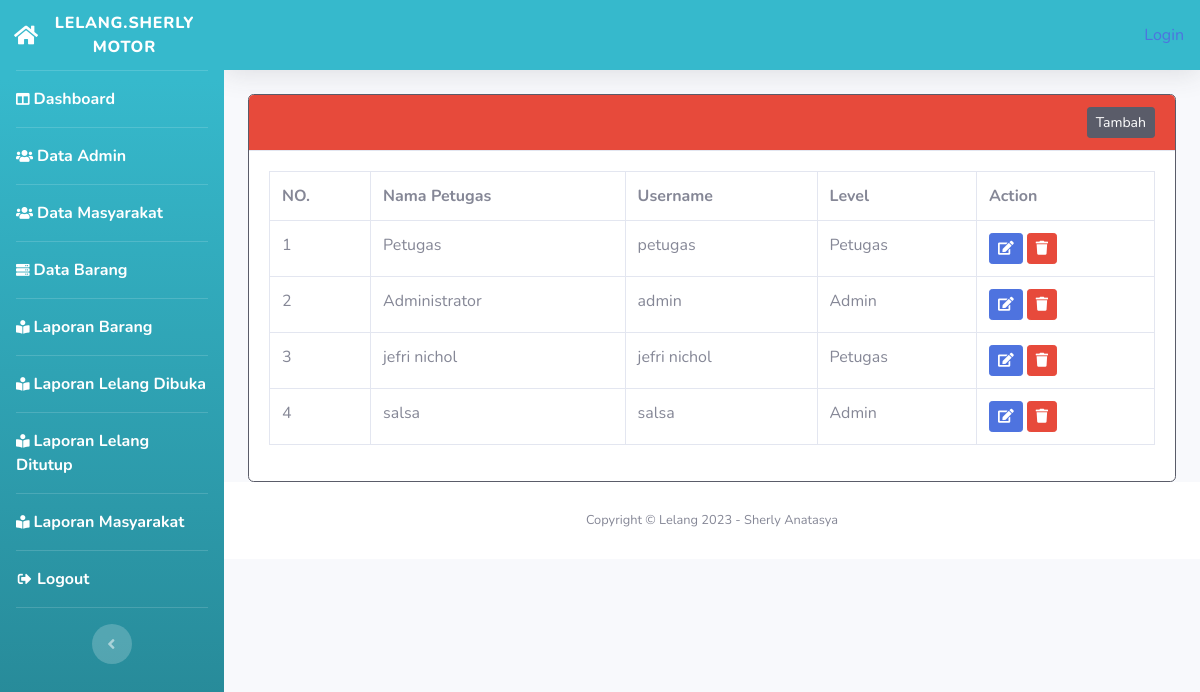
/index.php/admin/data_admin, run on the app's committed database.
### tables this page shows
CREATE TABLE `tb_petugas` (
  `id_petugas` int(10) UNSIGNED NOT NULL,
  `nama_petugas` varchar(25) NOT NULL,
  `username` varchar(25) NOT NULL,
  `password` varchar(96) NOT NULL,
  `id_level` int(11) UNSIGNED NOT NULL
);

### application/controllers/admin/Data_admin.php (called while the page is built, shortened)
<?php
class Data_admin extends CI_Controller
{
	function __construct()
	{
		$this->load->model('Barang_model');
	}
	public function index()
	{
		$data['tb_petugas'] = $this->Barang_model->tampil_data_admin()->result();
		$this->load->view('templates_admin/header', $data);
		$this->load->view('templates_admin/sidebar',$data);
		$this->load->view('admin/data_admin/data_admin',$data);
		$this->load->view('templates_admin/footer');
	}
}

### index.php (called while the page is built, shortened)
<?php
require_once BASEPATH.'core/CodeIgniter.php';

### application/models/Barang_model.php (called while the page is built, shortened)
<?php
class Barang_model extends CI_Model
{
	function tampil_data_admin()
	{
		return $this->db->get('tb_petugas');
	}
}

### application/views/admin/data_admin/data_admin.php (the view, shortened to what this page needs)
<div class="container">
	<div class="row">
		<div class="col-md-12">
			<div class="card border-dark">
            <div class="card-header bg-danger text-white">
			<a href="<?php echo base_url('admin/data_admin/tambah_admin') ?>" class="btn btn-sm btn-dark float-right">Tambah</a>
			</div>
			<div class="card-body">
			<div class="table-responsive">
				<table class="table table-hover table-bordered">
					<tr>
						<th>NO.</th>
						<th>Nama Petugas</th>
						<th>Username</th>
						<th>Level</th>
						<th>Action</th>
					</tr>
					<?php $i = 1;
					foreach ($tb_petugas as $ptgs) : ?>
						<tr>
							<td><?php echo $i; ?></td>
							<td><?php echo $ptgs->nama_petugas; ?></td>
							<td><?php echo $ptgs->username; ?></td>
							<?php if ($ptgs->id_level == 1) : ?>
							<td>Admin</td>
							<?php else : ?>
							<td>Petugas</td>
							<?php endif; ?>
                            <td>
								<a href="<?php echo base_url('admin/data_admin/edit/' . $ptgs->id_petugas) ?>" class="btn btn-sm btn-primary"><i class="fas fa-edit"></i></a>
								<a href="<?php echo base_url('admin/data_admin/delete/' . $ptgs->id_petugas) ?>" class="btn btn-sm btn-danger"><i class="fas fa-trash"></i></a>
							</td>
						</tr>
					<?php $i++;
					endforeach; ?>
				</table>
				</div></div>
			</div>
		</div>
	</div>
</div>

### data on the page
tb_petugas: nama_petugas "Petugas", username "petugas"
tb_petugas: nama_petugas "Administrator", username "admin"
tb_petugas: nama_petugas "jefri nichol", username "jefri nichol", shows "Petugas"
tb_petugas: nama_petugas "salsa", username "salsa", shows "Admin"

### other printed values
anchor('auth/login', 'Login') "Login"
